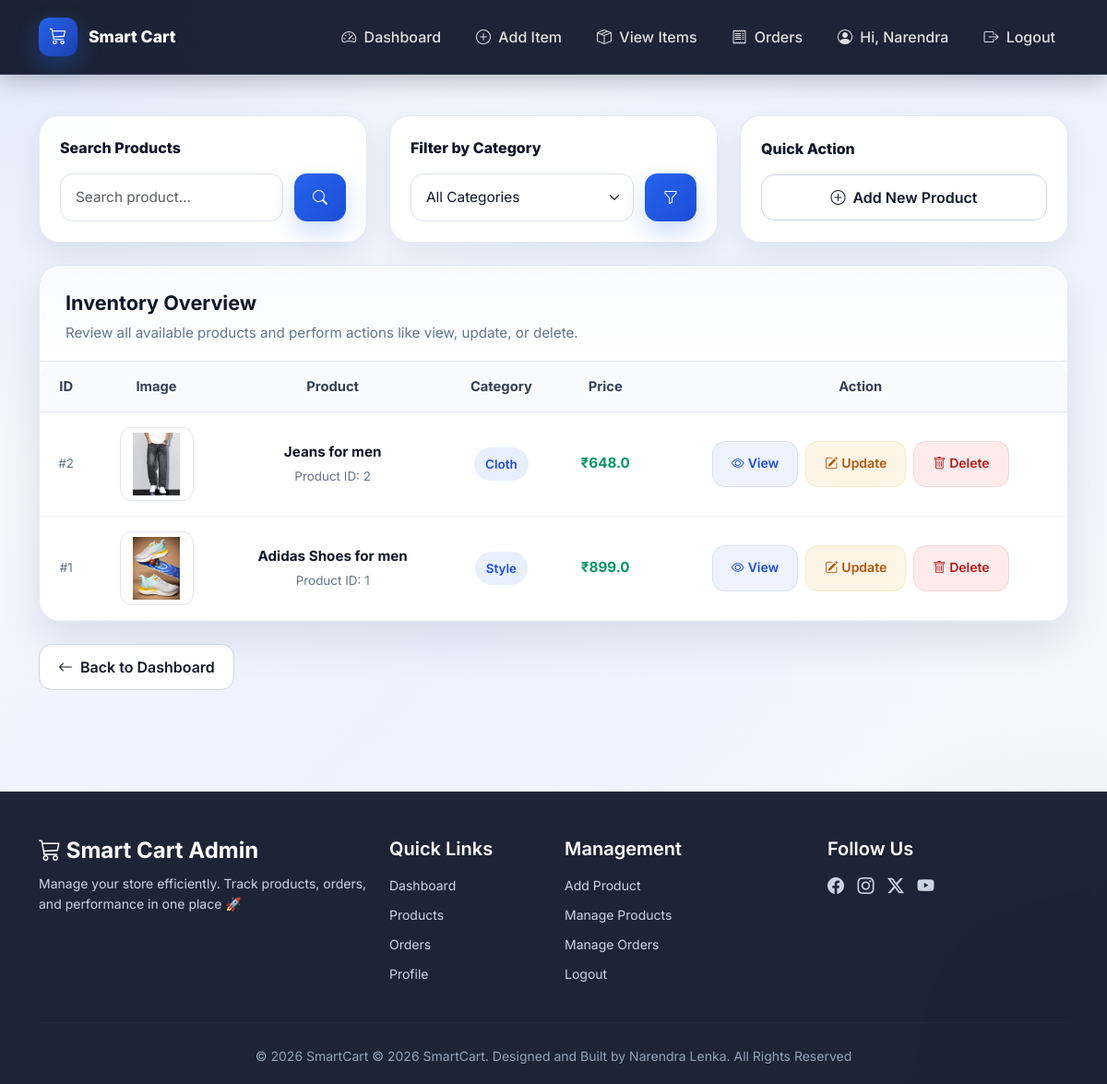
/admin/item-list (signed in), run on the app's committed database.
### tables this page shows
CREATE TABLE products (
        product_id INTEGER PRIMARY KEY AUTOINCREMENT,
        name TEXT,
        description TEXT,
        category TEXT,
        price REAL,
        image TEXT,
        admin_id INTEGER,
        status TEXT DEFAULT 'active',
        FOREIGN KEY (admin_id) REFERENCES admin(admin_id)
    );

### app.py (the view)
@app.route('/admin/item-list')
def item_list():
    if 'admin_id' not in session:
        flash("Please login!", "danger")
        return redirect('/admin-login')
    admin_id = session['admin_id']
    search = request.args.get('search', '')
    category_filter = request.args.get('category', '')
    conn = get_db_connection()
    cursor = conn.cursor()
    cursor.execute(
        "SELECT DISTINCT category FROM products WHERE admin_id = ?",
        (admin_id,)
    )
    categories = cursor.fetchall()
    query = "SELECT * FROM products WHERE admin_id = ?"
    params = [admin_id]
    if search:
        query += " AND name LIKE ?"
        params.append("%" + search + "%")
    if category_filter:
        query += " AND category = ?"
        params.append(category_filter)
    query += " ORDER BY product_id DESC"
    cursor.execute(query, params)
    products = cursor.fetchall()
    for product in products:
        print("PRODUCT IMAGE:", product["image"])
    cursor.close()
    conn.close()
    return render_template(
        "admin/item_list.html",
        products=products,
        categories=categories
    )

### app.py (called while the page is built, shortened)
def get_db_connection():
    conn = sqlite3.connect("smartcart.db")
    conn.row_factory = sqlite3.Row
    conn.execute("PRAGMA foreign_keys = ON")
    return conn

@app.context_processor
def inject_cart_count():
    cart = session.get('cart', {})
    cart_count = sum(item['quantity'] for item in cart.values())
    return dict(cart_count=cart_count)

@app.context_processor
def inject_cart_count():
    if 'user_id' not in session:
        return dict(cart_count=0)

### templates/admin/item_list.html (shortened to what this page needs)
{% extends "admin/base_admin.html" %}
{% block content %}
<div class="main-wrapper">
    <section class="section-space">
        <div class="container">
            <div class="row g-4 mb-4">
                <div class="col-12 col-lg-4">
                    <div class="filter-card">
                        <div class="filter-title">Search Products</div>
                        <form method="GET" action="/admin/item-list" class="filter-form">
                            <input type="text" name="search" class="form-control" placeholder="Search product..."
                                value="{{ request.args.get('search', '') }}">
                            <button type="submit" class="btn btn-primary filter-btn">
                                <i class="bi bi-search"></i>
                            </button>
                        </form>
                    </div>
                </div>
                <div class="col-12 col-lg-4">
                    <div class="filter-card">
                        <div class="filter-title">Filter by Category</div>
                        <form method="GET" action="/admin/item-list" class="filter-form">
                            <select name="category" class="form-select">
                                <option value="">All Categories</option>
                            </select>
                            <button type="submit" class="btn btn-primary filter-btn">
                                <i class="bi bi-funnel"></i>
                            </button>
                        </form>
                    </div>
                </div>
                <div class="col-12 col-lg-4">
                    <div class="filter-card d-flex flex-column justify-content-center">
                        <div class="filter-title">Quick Action</div>
                        <a href="/admin/add-item" class="btn btn-outline-dark quick-action-btn">
                            <i class="bi bi-plus-circle me-2"></i>Add New Product
                        </a>
                    </div>
                </div>
            </div>
            <div class="content-card">
                <div class="content-card-header">
                    <h3>Inventory Overview</h3>
                    <p>Review all available products and perform actions like view, update, or delete.</p>
                </div>
                <div class="content-card-body p-0">
                    {% if products %}
                    <div class="table-wrap">
                        <table class="table text-center align-middle">
                            <thead>
                                <tr>
                                    <th>ID</th>
                                    <th>Image</th>
                                    <th>Product</th>
                                    <th>Category</th>
                                    <th>Price</th>
                                    <th>Action</th>
                                </tr>
                            </thead>
                            <tbody>
                                {% for product in products %}
                                <tr>
                                    <td>
                                        <span class="product-id">#{{ product.product_id }}</span>
                                    </td>
                                    <td>
                                        <img src="{{ url_for('static', filename='uploads/product_images/' ~ product.image) }}"
                                            alt="{{ product.name }}" class="product-image">
                                    </td>
                                    <td>
                                        <div class="product-name">{{ product.name }}</div>
                                        <div class="product-id">Product ID: {{ product.product_id }}</div>
                                    </td>
                                    <td>
                                        <span class="category-badge">{{ product.category }}</span>
                                    </td>
                                    <td>
                                        <span class="price-tag">₹{{ product.price }}</span>
                                    </td>
                                    <td>
                                        <div class="action-buttons">
                                            <a href="/admin/view-item/{{ product.product_id }}"
                                                class="btn btn-sm btn-soft-info">
                                                <i class="bi bi-eye me-1"></i>View
                                            </a>
                                            <a href="/admin/update-item/{{ product.product_id }}"
                                                class="btn btn-sm btn-soft-warning">
                                                <i class="bi bi-pencil-square me-1"></i>Update
                                            </a>
                                            <a href="/admin/delete-item/{{ product.product_id }}"
                                                class="btn btn-sm btn-soft-danger"
                                                onclick="return confirm('Are you sure you want to delete this product?')">
                                                <i class="bi bi-trash me-1"></i>Delete
                                            </a>
                                        </div>
                                    </td>
                                </tr>
                                {% endfor %}
                            </tbody>
                        </table>
                    </div>
                    {% endif %}
                </div>
            </div>
            <div class="mt-4 d-flex justify-content-start">
                <a href="/admin-dashboard" class="btn btn-outline-dark">
                    <i class="bi bi-arrow-left me-2"></i>Back to Dashboard
                </a>
            </div>
        </div>
    </section>
</div>
{% endblock %}

### templates/admin/base_admin.html (style rules this page uses)
:root { --primary: #0f172a; --accent: #2563eb; --accent-hover: #1d4ed8; --text-dark: #0f172a; --text-muted: #64748b; --danger-text: #b91c1c; }
html, body { min-height: 100%; margin: 0; font-family: 'Inter', sans-serif; background: radial-gradient(circle at top left, rgba(37, 99, 235, 0.10), transparent 30%), radial-gradient(circle at bottom right, rgba(15, 23, 42, 0.08), transparent 25%), linear-gradient(135deg, #f8fafc, #eef2ff, #f8fafc); color: var(--text-dark); }
body { display: flex; flex-direction: column; min-height: 100vh; }
.main-wrapper { flex: 1; }

### data on the page
products: product_id "2", image (picture), name "Jeans for men", category "Cloth", price "648.0"
products: product_id "1", image (picture), name "Adidas Shoes for men", category "Style", price "899.0"

### other printed values
{{ session.get('admin_name', 'Profile') }} "Narendra"
